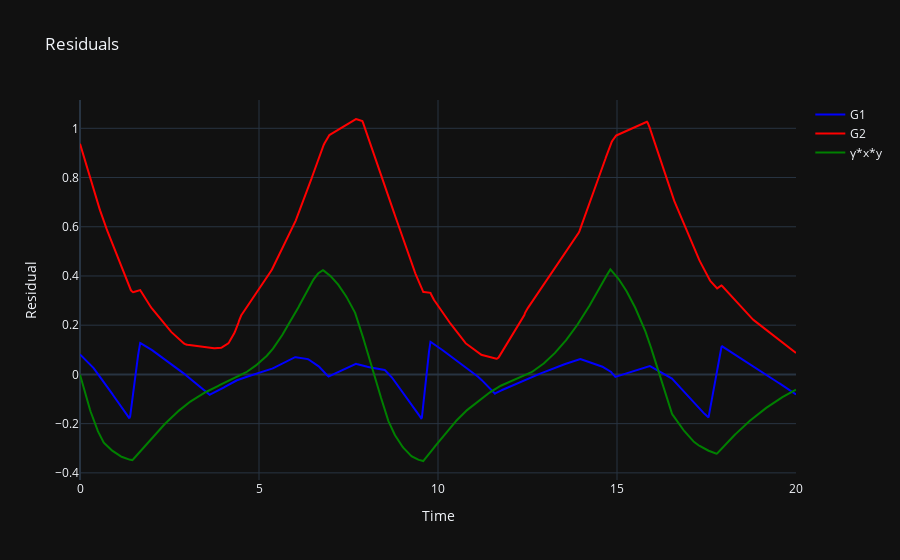

Notebook code for this chart:
### Code cell
y_missing = -LV.delta * y_pred + LV.gamma * x_pred * y_pred

# Plot the residuals
fig = go.Figure()
fig.add_trace(go.Scatter(x=t_f, y=res_x, mode='lines', name='G1', line=dict(color='blue')))
fig.add_trace(go.Scatter(x=t_f, y=res_y, mode='lines', name='G2', line=dict(color='red')))
fig.add_trace(go.Scatter(x=t_f, y=y_missing, mode='lines', name='γ*x*y', line=dict(color='green')))
fig.update_layout(title='Residuals', xaxis_title='Time', yaxis_title='Residual')
fig.show()

### Figure 1 — Plotly figure (JSON) as saved in the notebook; plotly's stock layout.template omitted (floating-point values rounded to 4 significant figures; data arrays with more than 128 entries replaced by an {"elided": "..."} marker saying what was removed)
{"data": [{"line": {"color": "blue"}, "mode": "lines", "name": "G1", "type": "scatter", "x": {"elided": "1000 float values"}, "y": {"elided": "1000 float values"}}, {"line": {"color": "red"}, "mode": "lines", "name": "G2", "type": "scatter", "x": {"elided": "1000 float values"}, "y": {"elided": "1000 float values"}}, {"line": {"color": "green"}, "mode": "lines", "name": "γ*x*y", "type": "scatter", "x": {"elided": "1000 float values"}, "y": {"elided": "1000 float values"}}], "layout": {"title": {"text": "Residuals"}, "xaxis": {"title": {"text": "Time"}}, "yaxis": {"title": {"text": "Residual"}}}}
